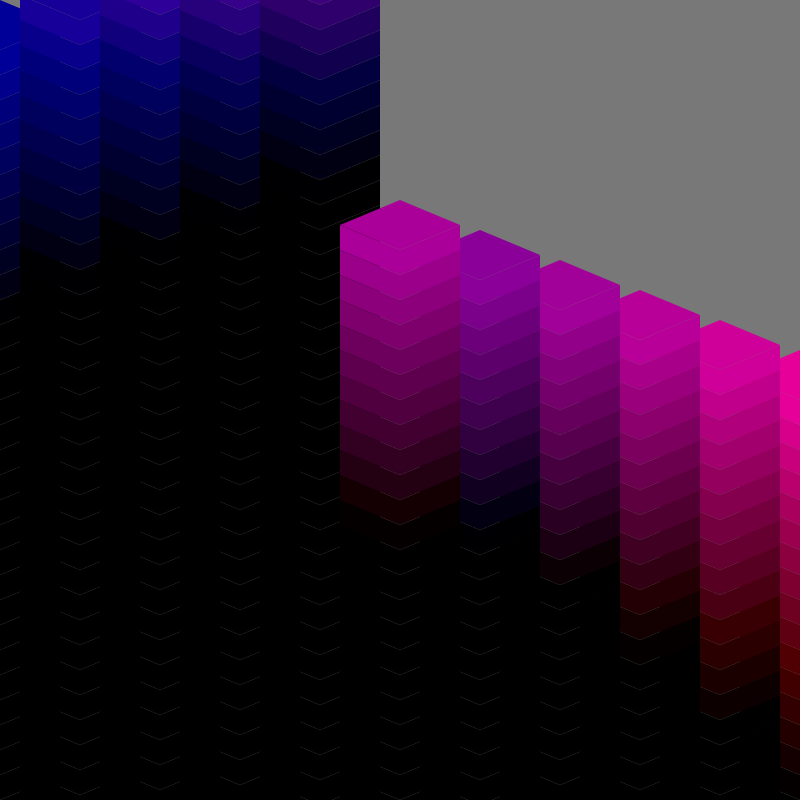
Frame 1 (no input)
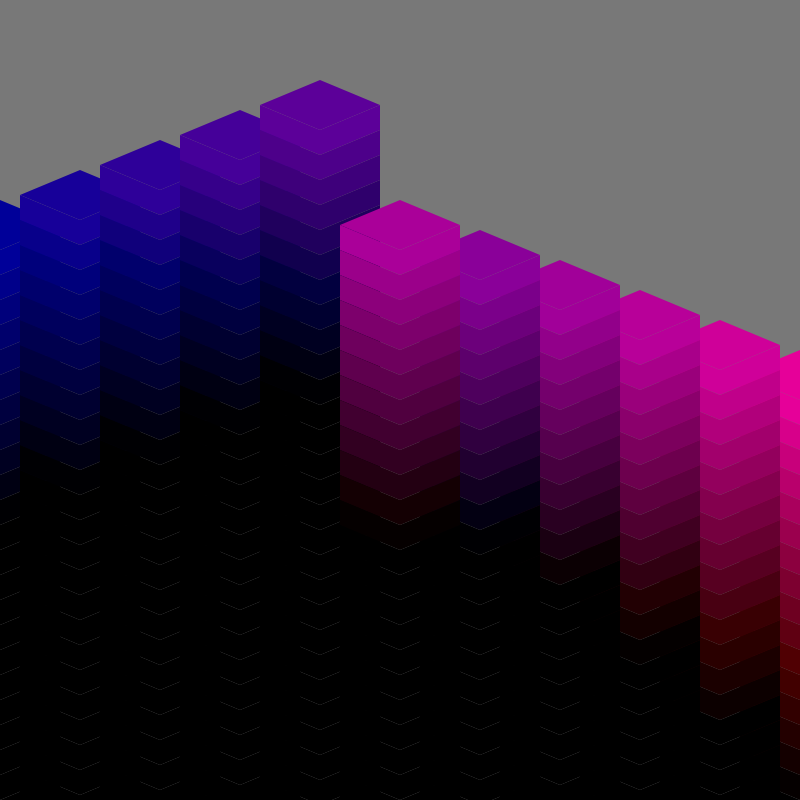
Frame 60 (the mouse pressed at the canvas centre just before this capture)
Frame 120 (the mouse held since frame 60 and released just before this capture): identical to frame 60, image omitted

The Processing sketch that drew these frames (run headless with seeded random() and noise(); from frame 60 on, the mouse is pressed at the canvas centre):

// Processing sketch: edificio
// ── edificio.pde
  int altura=height/2;


void setup(){
    size(800,800);
    background(120);
    color c= color(255, 239, 204);
    
}
void draw(){
  background(120);
  for(int i=0; i<width/2;i+=width/10){
      edificio(i, altura, 120, 130, 25, 70, i*230/width, 0, 153);
      altura-=30;
    }
    altura=height/2;

    for(int i=width; i>width/2;i-=width/10){
      edificio(i, altura, 120, 130, 25, 70, i*230/width, 0, 153);
      altura-=30;

    }
    
    edificio(width/2, altura, 120, 130, 25, 70, 170, 0, 153);

}

void edificio(float x, float y, float w, float h, float h2, int n, int c1, int c2, int c3){
  color c = color(c1, c2, c3);
  int b1 = 179;
  int b2 = 217;
  int b3 = 255;
  color b = color(b1, b2, b3);
  fill(c);

  noStroke();

  beginShape();
        vertex(x - w/2, y - h2 );
        vertex(x,       y - 2*h2);
        vertex(x + w/2, y - h2);
        vertex(x,       y       );
        vertex(x - w/2, y - h2);
  endShape();
  
  for(int i=0;i<n; i++){
    c= color(c1, c2, c3);
    c1-=15; c2-=15; c3-=15;
    fill(c);

  //orden antihorario
    beginShape();
      vertex(x,       y + h2*i);
      vertex(x - w/2, y + h2*i - h2);
      vertex(x - w/2, y + h2*i);
      vertex(x,       y + h2*i + h2);
      vertex(x + w/2, y + h2*i);
      vertex(x + w/2, y + h2*i - h2);
      vertex(x,       y + h2*i);
      vertex(x,       y + h2*i+h2);

    endShape();

    //ventana derecha
    /*
    int t = 20;
    int s = t;
    //strokeWeight(5);
    //color interior
    
    b= color(b1, b2, b3);
    b1-=15; b2-=15; b3-=15;
    fill(b);
    quad( x +s, y + h2*i+ s, x +s, y+ h2*i + h2 - s - 35, x+ w/2-s, y+h2*i-s, x+w/2- s, y + h2*i - h2+ s + 35);


    
    beginShape();
      vertex(x + t,       y + h2*i + h2 - s);
      vertex(x + w/2 -t , y + h2*i - s);
      vertex(x + w/2 -t   , y + h2*i - h2+ s);
      vertex(x+ t,       y + h2*i+ s);
      vertex(x + t,       y + h2*i + h2 - s);
    endShape();

    //noStroke();
    
    //color toldo
    fill(120, 172, 255);
    beginShape();
        vertex(x + t,       y + s) ;                // esq adalt
        vertex(x + w/2 - t, y + h2*i - h2 + 10*s);     // dreta adalt
        vertex(x + w/2 - t + 50, y + h2*i - h2 + 10*s+ 50);     // dreta abaix
        vertex(x + t+ 50,       y + s+50);                 // esq abaix
        vertex(x + t,       y + s);                 // esq adalt
    endShape();


    //balcon
    fill(0);
    beginShape();
        vertex(x + t+50,       y + h2*i + h2 - 10*s);      // esq abaix
        vertex(x + t,       y + h2*i + h2 - 10*s);      // esq abaix
        vertex(x + w/2 - t, y + h2*i - s);              // dreta  abaix
        vertex(x + w/2 - t +50, y + h2*i - s);              // dreta  abaix
        vertex(x + t+50,       y + h2*i + h2 - 10*s);      // esq abaix
    endShape();
    //faltan barritas
    */

  }

}

 void keyPressed() {
   if(key=='1'){
     noLoop();
   }
  
}
